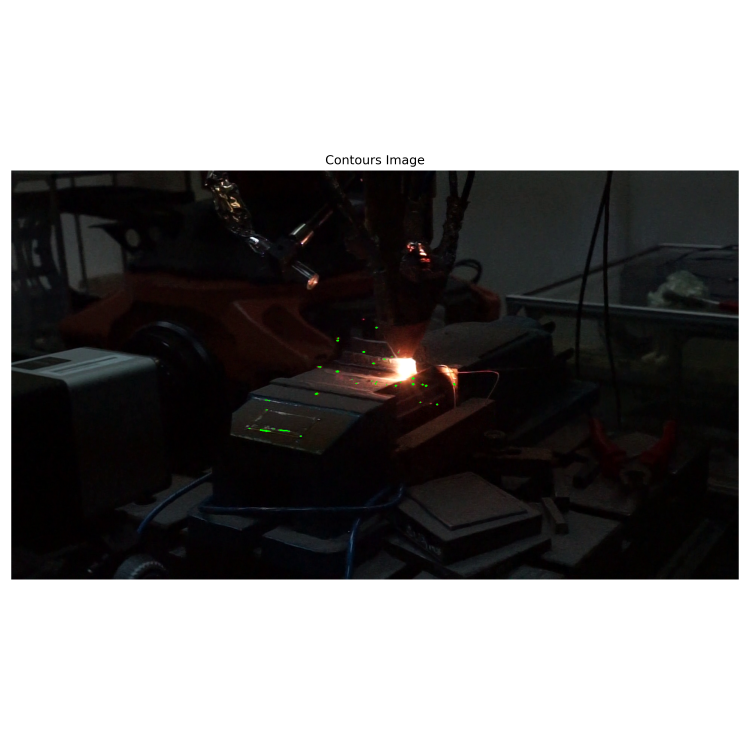
#> input picture result_images/sony_image_processing/sample_21_idx_1114_contours.png, 3000 x 3000 px, given in place of sample_22_1993.png, which was not available (shown at 1/4 size)
$ jupyter execute 1d_sony_camear_image_processing.ipynb   (shell and % lines are left out)   (text cells are left out)
#> lines starting #> are read from the running program, lines starting #| are printed output that depends on the picture; after the words box and inside, x2 and y2 are one past the last pixel; in counts of white or black regions, pixels touching at a corner belong together; pictures that were not available may be replaced by others from this repository, and a replacement may not be noted
[cell 1]
## Required python libraries
import pandas as pd
import numpy as np
import scipy as sp
import scipy.signal
import pandas as pd
from glob import glob
import os
import math
import sys
from scipy.interpolate import griddata
import cv2
# to make this notebook's output stable across runs
np.random.seed(42)

pd.plotting.register_matplotlib_converters()


import matplotlib as mpl
import matplotlib.pyplot as plt
mpl.rc('axes', labelsize=14)
mpl.rc('xtick', labelsize=12)
mpl.rc('ytick', labelsize=12)
import seaborn as sns
import librosa
import matplotlib.font_manager as font_manager

#---------------opencv------------------------
import cv2
from IPython.display import Image, display
# from tqdm import tqdm
from tqdm.notebook import tqdm

[cell 2]
PROJECT_ROOT_DIR = "../"
IMAGE_PATH = os.path.join(PROJECT_ROOT_DIR, "result_images", 'sony_image_processing')
os.makedirs(IMAGE_PATH, exist_ok=True)

Multimodal_dataset_PATH = "/home/chenlequn/pan1/Dataset/LDED_acoustic_visual_monitoring_dataset"
Dataset_path = os.path.join(Multimodal_dataset_PATH, f'25Hz')


## function for automatically save the diagram/graph into the folder
def save_fig(fig_id, tight_layout=True, fig_extension="png", resolution=300):
    path = os.path.join(IMAGE_PATH, fig_id + "." + fig_extension)
    print("Saving figure", fig_id)
    if tight_layout:
        plt.tight_layout()
    plt.savefig(path, format=fig_extension, dpi=resolution)

import warnings
warnings.filterwarnings(action="ignore", message="^internal gelsd")

plt.rcParams["axes.edgecolor"] = "black"
plt.rcParams["axes.linewidth"] = 2.50

[cell 3]
def get_sample_directories(base_path, sample_numbers):
    sample_directories = []
    for sample_number in sample_numbers:
        sample_directories.append(os.path.join(base_path, f'{sample_number}'))
    return sample_directories


samples = [21, 22, 23, 24, 26, 32]
sample_directories = get_sample_directories(Dataset_path, samples)

# Get lists of image and audio directories for each sample
sony_camera_images_directories = [os.path.join(sample_dir, 'sony_camera_images') for sample_dir in sample_directories]
sony_camera_images_directories

[cell 4]
def create_mask(image_shape, vertices):
    mask = np.ones(image_shape, dtype=np.uint8) * 255  # Create a mask that is all white
    cv2.fillPoly(mask, [np.array(vertices, dtype=np.int32)], 0)  # Fill the polygon with black (0)
    return mask

def crop_image(image, left=0, top=0, right=0, bottom=0):
    height, width = image.shape[:2]
    new_right = width - right
    new_bottom = height - bottom
    cropped_image = image[top:new_bottom, left:new_right]
    return cropped_image

def filter_contours_by_area(contours, min_area1=1, max_area2=50, min_area3=100):
    filtered_contours = []
    for cnt in contours:
        area = cv2.contourArea(cnt)
        # Include contours that are between min_area1 and max_area2 or larger than min_area3
        if (min_area1 <= area < max_area2) or (area >= min_area3):
            filtered_contours.append(cnt)
    return filtered_contours


def quantify_features(cropped_gray, thresholded, min_area1=1, max_area2=50, min_area3=100):
    # Find contours on the thresholded image
    contours, _ = cv2.findContours(thresholded, cv2.RETR_EXTERNAL, cv2.CHAIN_APPROX_SIMPLE)
    # Filter contours by area
    filtered_contours = filter_contours_by_area(contours, min_area1, max_area2, min_area3)
    num_features = len(filtered_contours)
    total_feature_area = sum(cv2.contourArea(cnt) for cnt in filtered_contours)

    # Initialize variable for vapor plume presence
    vapor_plume_present = False
    # Check for significant vapor plume
    for cnt in filtered_contours:
        if cv2.contourArea(cnt) >= min_area3:
            vapor_plume_present = True
            break  # No need to check other contours once this condition is met

    # Calculate the average intensity per pixel for the entire cropped image
    total_intensity = np.sum(cropped_gray)
    num_pixels = cropped_gray.size
    average_intensity_per_pixel = total_intensity / num_pixels if num_pixels else 0

    return filtered_contours, num_features, total_feature_area, average_intensity_per_pixel, vapor_plume_present


def adjust_mask_vertices(mask_vertices, crop_params):
    left, top, right, bottom = crop_params
    adjusted_vertices = []
    for vertex in mask_vertices:
        adjusted_vertex = (vertex[0] - left, vertex[1] - top)
        adjusted_vertices.append(adjusted_vertex)
    return np.array(adjusted_vertices, dtype=np.int32)


def apply_morphological_opening(image, kernel_size=(1, 40)):
    """
    Apply morphological opening to the image to remove horizontal banding.

    Parameters:
    image (np.array): The input image on which to perform the operation.
    kernel_size (tuple): The size of the structuring element.

    Returns:
    np.array: The image after morphological opening.
    """
    # Create the horizontal kernel for morphological opening
    # kernel = cv2.getStructuringElement(cv2.MORPH_RECT, kernel_size)
    kernel = np.ones((5,5),np.uint8)

    # Apply the morphological opening operation
    opened_image = cv2.morphologyEx(image, cv2.MORPH_OPEN, kernel)

    return opened_image


def preprocess_image(image_path, threshold_value=90, crop_params=None, mask_vertices=None):
    # Load the image
    image_original = cv2.imread(image_path)
    # Convert to grayscale
    gray = cv2.cvtColor(image_original, cv2.COLOR_BGR2GRAY)
    # Crop the image if crop parameters are provided
    cropped = gray.copy()
    if crop_params:
        cropped = crop_image(cropped, *crop_params)
    # Apply a fixed threshold
    _, thresholded = cv2.threshold(cropped, threshold_value, 255, cv2.THRESH_BINARY)

    # Apply mask if vertices are provided
    masked = thresholded.copy()
    if mask_vertices and crop_params:
        # Adjust the mask vertices based on the crop parameters
        adjusted_mask_vertices = adjust_mask_vertices(mask_vertices, crop_params)
        # Create the mask with the adjusted vertices
        mask = create_mask(thresholded.shape, adjusted_mask_vertices)
        # Apply the mask to exclude the polygon area after thresholding
        masked = cv2.bitwise_and(masked, mask)

    return image_original, gray, cropped, thresholded, masked


def visualize_results(original_image, cropped_image, thresholded, filtered_contours, crop_params, sample_number, image_index):
    contour_features_image = original_image.copy()
    crop_offsets = (crop_params[0], crop_params[1])
    # Adjust contours to match the original image's coordinate system
    adjusted_contours = [cnt + np.array([crop_offsets]) for cnt in filtered_contours]
    # Draw the adjusted contours on the original image
    cv2.drawContours(contour_features_image, adjusted_contours, -1, (0, 255, 0), 2)
    # Convert images to RGB for displaying with matplotlib
    original_image_rgb = cv2.cvtColor(original_image, cv2.COLOR_BGR2RGB)
    cropped_image_rgb = cv2.cvtColor(cropped_image, cv2.COLOR_BGR2RGB)
    threshold_rgb = cv2.cvtColor(thresholded, cv2.COLOR_GRAY2RGB)
    contour_features_image_rgb = cv2.cvtColor(contour_features_image, cv2.COLOR_BGR2RGB)

    # Display the images in a 2x2 grid
    plt.figure(figsize=(20, 20))  # Adjusted for 2x2 grid
    plt.subplot(2, 2, 1)
    plt.title('Original Image')
    plt.imshow(original_image_rgb)
    plt.axis('off')

    plt.subplot(2, 2, 2)
    plt.title('Cropped Image')
    plt.imshow(cropped_image_rgb)
    plt.axis('off')

    plt.subplot(2, 2, 3)
    plt.title('Thresholded Binary Image')
    plt.imshow(threshold_rgb)
    plt.axis('off')

    plt.subplot(2, 2, 4)
    plt.title('Detected Features Contours')
    plt.imshow(contour_features_image_rgb)
    plt.axis('off')

    # plt.show()
    # Define a list of tuples containing the images and their titles
    images_and_titles = [
        (original_image_rgb, 'Original'),
        (cropped_image_rgb, 'Cropped'),
        (threshold_rgb, 'Thresholded'),
        (contour_features_image_rgb, 'Contours')
    ]

    # Display and save the images
    for i, (image, title) in enumerate(images_and_titles):
        plt.figure(figsize=(10, 10))  # Size for individual images
        plt.title(f'{title} Image')
        plt.imshow(image)
        plt.axis('off')

        # Save the figure with a concise file name
        concise_title = title.lower()
        file_name = f'sample_{sample_number}_idx_{image_index}_{concise_title}'
        save_fig(file_name)
        plt.close()  # Close the figure after saving to free memory

[cell 5]
# Define a function to construct the image path based on sample number and image index
def construct_image_path(directories, sample_number, image_index):
    """
    Construct the path to an image given the base directories, sample number, and image index.

    Parameters:
    directories (list): List of base directories for image samples.
    sample_number (int): The sample number to find in the directories.
    image_index (int): The image index to select from the sample.

    Returns:
    str: The full path to the desired image.
    """
    # Filter the directory list for the specified sample number
    directory = next((d for d in directories if f"/{sample_number}/" in d), None)
    if directory is None:
        return None

    # Construct the full image path
    image_path = f"{directory}/sample_{sample_number}_{image_index}.png"
    return image_path


def draw_circle(event, x, y, flags, param):
    global polygon_vertices

    if event == cv2.EVENT_LBUTTONDOWN:
        # Add the point to the list of vertices
        polygon_vertices.append((x, y))
        # Draw a small circle at the point where we clicked
        cv2.circle(img, (x, y), 3, (255, 0, 0), -1)
        # Display the image with the points marked
        cv2.imshow('image', img)
        print(f"Point added: {(x, y)}")  # Print the point coordinates

[cell 6]
sample_number = 22
image_index = 1993
image_path = construct_image_path(sony_camera_images_directories, sample_number, image_index)

[cell 7]
if image_path:
    # Initialize the list to store polygon vertices
    polygon_vertices = []
    # Load the image
    img = cv2.imread(image_path)
#> img is the input picture: shape (3000, 3000, 3); mean B, G, R 127.5, 127.7, 129.1
    if img is None:
        print(f"Image not found at {image_path}")
    # Display the image
    cv2.imshow('image', img)
    # Set mouse callback function with polygon_vertices as parameter
    cv2.setMouseCallback('image', draw_circle)
    print("Click on the image to select the vertices of the polygon. Press any key to exit.")

    # Wait until a key is pressed
    cv2.waitKey(0)
    cv2.destroyAllWindows()

    # Print out the selected coordinates
    print("Selected polygon vertices:")
    print(polygon_vertices)

else:
    print("Invalid sample number or directory not found.")

[cell 8]
sample_number = 21
image_index = 2630
image_path = construct_image_path(sony_camera_images_directories, sample_number, image_index)
image_path

[cell 9]
mask = [(271, 276), (436, 307), (791, 348), (901, 365), (1046, 362), (1160, 363), (1298, 352), (1519, 345), (1698, 320), (1760, 250), (1792, 102), (1804, 38), (1729, 3), (486, 4), (239, 7), (51, 26), (80, 145)]

crop_params = (500, 200, 600, 300)  # Example crop parameters (left, top, right, bottom)


# Call the function with an example image path and processing parameters
image_original, gray, cropped, thresholded, masked = preprocess_image(image_path, threshold_value=150,
                                                                      crop_params=crop_params, mask_vertices=mask)
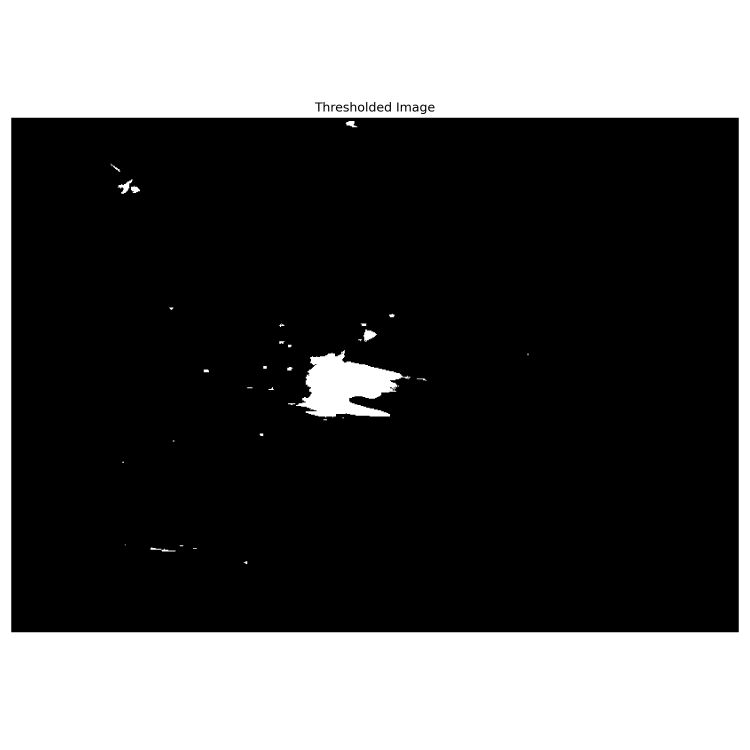
#> input picture result_images/sony_image_processing/sample_21_idx_1198_thresholded.png, 3000 x 3000 px, given in place of sample_21_2630.png, which was not available (shown at 1/4 size)
#> in preprocess_image, image_original is the input picture: shape (3000, 3000, 3); min 0, max 255, mean 87.3
#> in crop_image, `cropped_image = image[top:new_bottom, left:new_right]`:
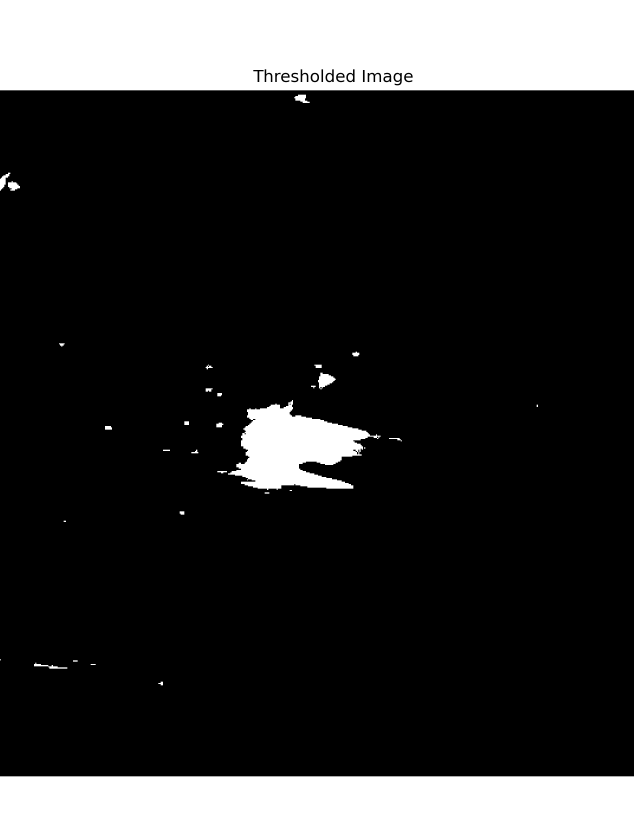
#> cropped_image: shape (2500, 1900) (shown at 1/3 size); min 0, max 255, mean 48.7
#> in preprocess_image, `_, thresholded = cv2.threshold(cropped, threshold_value, 255, cv2.THRE..`: thresholded: shape (2500, 1900); 19.1% white; 40 white regions (2 under 20 px), largest, box (x1, y1, x2, y2) and area: (0, 0, 1900, 271) 508315, (0, 2329, 1900, 2500) 324900, (684, 1200, 1142, 1470) 66079
#> in create_mask, `cv2.fillPoly(mask, [np.array(vertices, dtype=np.int32)], 0)`:
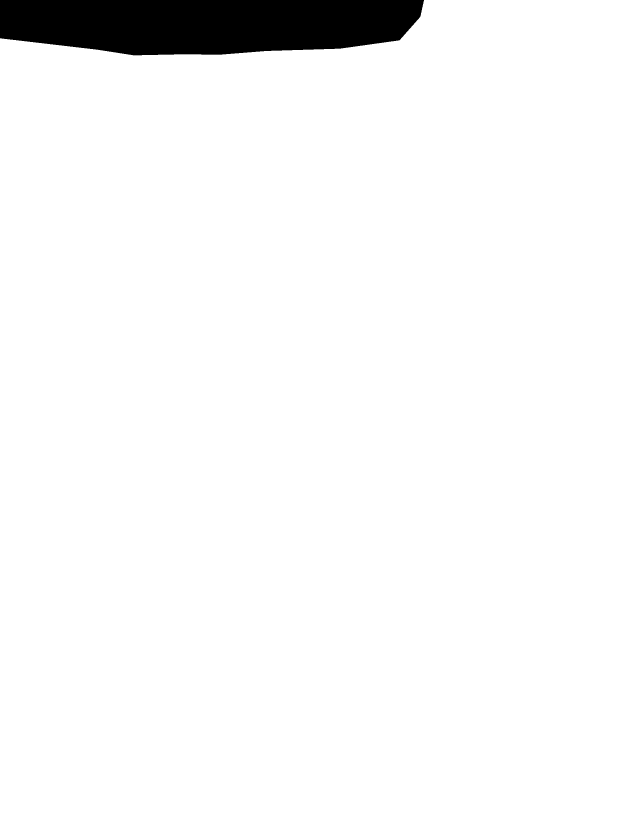
#> mask: shape (2500, 1900) (shown at 1/3 size); 96.2% white; 1 black region, box (x1, y1, x2, y2) and area: (0, 0, 1272, 166) 182736
#> in preprocess_image, `masked = cv2.bitwise_and(masked, mask)`:
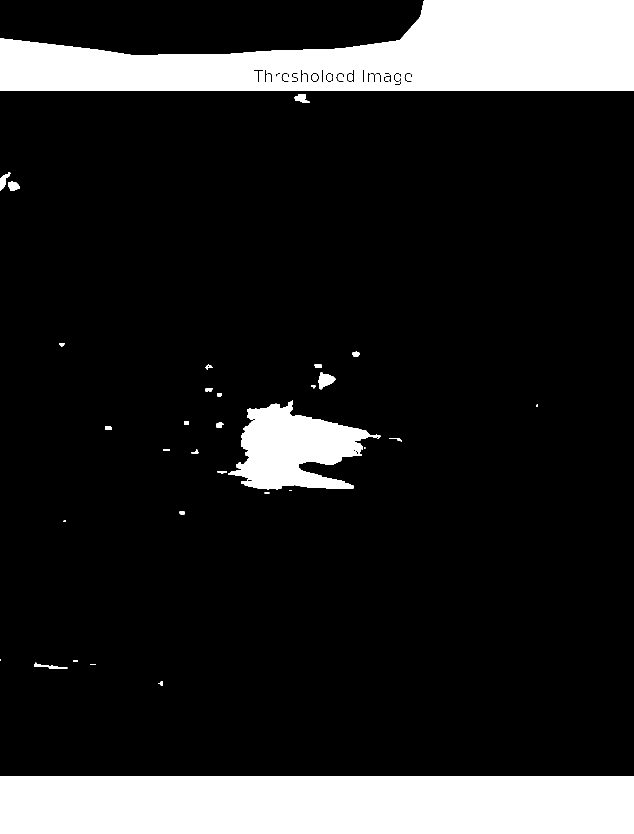
#> masked: shape (2500, 1900) (shown at 1/3 size); 15.3% white; 40 white regions (2 under 20 px)

filtered_contours, num_features, total_feature_area, average_intensity_per_pixel, vapor_plume_present = quantify_features(cropped, masked,
                                                                                         min_area1=0, max_area2=800, min_area3=20000) #20000
#> in quantify_features, `contours, _ = cv2.findContours(thresholded, cv2.RETR_EXTERNAL, cv2.CHA..`: contours = 32 contours, 5 with area under 20; largest, box (x1, y1, x2, y2) and area: (0, 0, 1900, 271) 330028, (0, 2329, 1900, 2500) 322830, (684, 1200, 1142, 1470) 65165, (954, 1118, 1007, 1168) 1426, (0, 518, 31, 572) 629
#> the loop in filter_contours_by_area, `for cnt in contours:` made 32 passes
#> area on passes 2, 4, 8, 11, 12, 15, 16, 17, 20, 21, 22, 23: 75, 446.5, 108.5, 103, 91.5, 102, 188.5, 200.5, 65165, 108.5, 141.5, 48
#> (cnt, area) on passes 1, 3, 5, 9, 13, 18: ([[0, 2329], [0, 2499], [1899, 2499], [1899, 2329]], 322830), ([[272, 1992], [272, 1994], [286, 1994], [286, 1992]], 28), ([[219, 1981], [219, 1984], [232, 1984], [232, 1981]], 39), ([[794, 1477], [794, 1480], [807, 1480], [807, 1477]], 39), ([[489, 1349], [489, 1352], [509, 1352], [509, 1349]], 60), ([[553, 1264], [553, 1274], [566, 1274], [566, 1264]], 130)
#> after the loop in filter_contours_by_area, `for cnt in contours:`: filtered_contours = 31 contours, 5 with area under 20; largest, box (x1, y1, x2, y2) and area: (0, 0, 1900, 271) 330028, (0, 2329, 1900, 2500) 322830, (684, 1200, 1142, 1470) 65165, (0, 518, 31, 572) 629, (883, 284, 929, 309) 613
#> in quantify_features, `num_features = len(filtered_contours)`: num_features = 31
#> in quantify_features, `total_feature_area = sum(cv2.contourArea(cnt) for cnt in filtered_cont..`: total_feature_area = 722384
#> the loop in quantify_features, `for cnt in filtered_contours:` made 1 pass
#> (cnt, vapor_plume_present) on pass 1: ([[0, 2329], [0, 2499], [1899, 2499], [1899, 2329]], True)
#> in quantify_features, `total_intensity = np.sum(cropped_gray)`: total_intensity = 231424913
#> in quantify_features, `average_intensity_per_pixel = total_intensity / num_pixels if num_pixe..`: average_intensity_per_pixel = 48.72
#> num_features = 31; total_feature_area = 722384; average_intensity_per_pixel = 48.72; vapor_plume_present = True

print(f"Number of spatters: {num_features}\n"
      f"Total area of features: {total_feature_area}\n"
      f"Vapor Plume: {vapor_plume_present}\n"
      f"Average intensity per pixel: {average_intensity_per_pixel:.2f}")
#| Number of spatters: 31
#| Total area of features: 722384.0
#| Vapor Plume: True
#| Average intensity per pixel: 48.72

visualize_results(image_original, cropped, thresholded, filtered_contours, crop_params, sample_number, image_index)
#> in visualize_results, `adjusted_contours = [cnt + np.array([crop_offsets]) for cnt in filtere..`: adjusted_contours = 31 items
